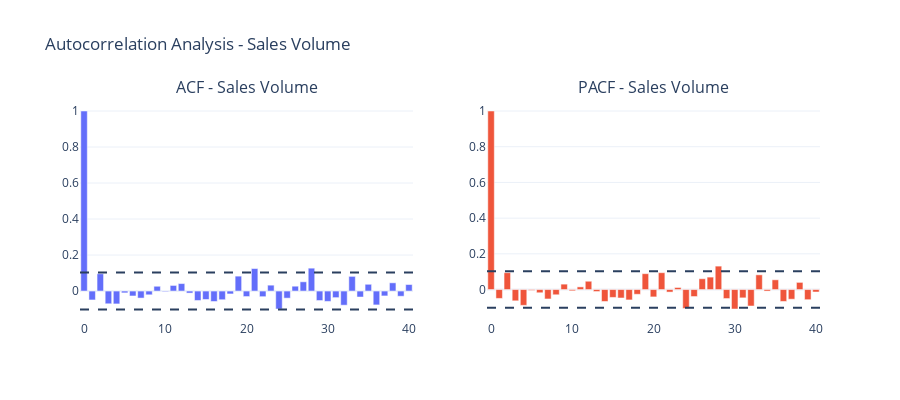
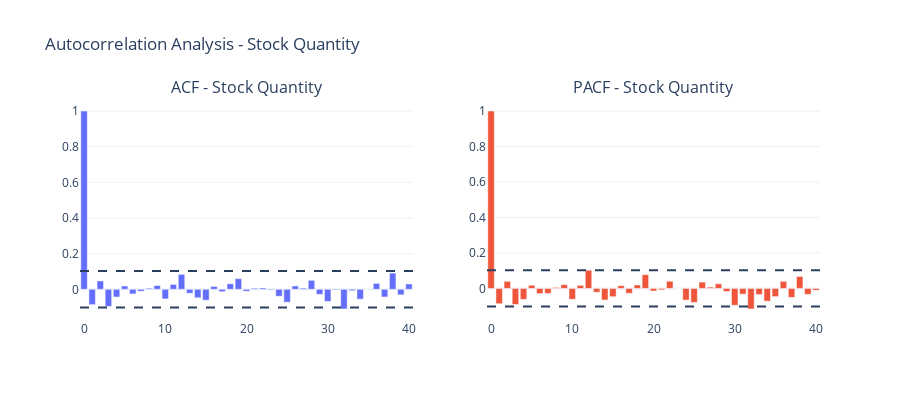

Here is the notebook cell these charts were saved with, in order:
### Markdown cell above
### Autocorrelation Analysis

### Code cell
# Function for interactive ACF/PACF charts
def plot_acf_pacf(series, title, max_lag=40):
    acf_values = acf(series.dropna(), nlags=max_lag)
    pacf_values = pacf(series.dropna(), nlags=max_lag)
    
    fig = make_subplots(rows=1, cols=2, subplot_titles=[f'ACF - {title}', f'PACF - {title}'])
    
    # ACF
    fig.add_trace(go.Bar(x=list(range(max_lag+1)), y=acf_values, name='ACF'), row=1, col=1)
    fig.add_hline(y=1.96/np.sqrt(len(series)), line_dash="dash", row=1, col=1)
    fig.add_hline(y=-1.96/np.sqrt(len(series)), line_dash="dash", row=1, col=1)
    
    # PACF
    fig.add_trace(go.Bar(x=list(range(max_lag+1)), y=pacf_values, name='PACF'), row=1, col=2)
    fig.add_hline(y=1.96/np.sqrt(len(series)), line_dash="dash", row=1, col=2)
    fig.add_hline(y=-1.96/np.sqrt(len(series)), line_dash="dash", row=1, col=2)
    
    fig.update_layout(height=400, showlegend=False, title_text=f"Autocorrelation Analysis - {title}")
    fig.show()

# Plot for Sales Volume
plot_acf_pacf(df_target['Sales_Volume'], 'Sales Volume')

# Plot for Stock Quantity
plot_acf_pacf(df_target['Stock_Quantity'], 'Stock Quantity')

### Figure 1 — Plotly figure (JSON) as saved in the notebook; plotly's stock layout.template omitted (floating-point values rounded to 4 significant figures)
{"data": [{"name": "ACF", "type": "bar", "x": [0, 1, 2, 3, 4, 5, 6, 7, 8, 9, 10, 11, 12, 13, 14, 15, 16, 17, 18, 19, 20, 21, 22, 23, 24, 25, 26, 27, 28, 29, 30, 31, 32, 33, 34, 35, 36, 37, 38, 39, 40], "xaxis": "x", "y": [1, -0.04948, 0.09609, -0.0708, -0.07147, -0.01016, -0.02733, -0.03902, -0.02091, 0.02659, -0.003615, 0.03114, 0.04153, -0.01132, -0.05238, -0.04691, -0.05802, -0.04826, -0.01608, 0.0828, -0.03064, 0.125, -0.03126, 0.03272, -0.09971, -0.03941, 0.02692, 0.05137, 0.127, -0.05269, -0.05742, -0.03664, -0.07852, 0.08157, -0.03325, 0.03757, -0.07702, -0.0271, 0.0457, -0.02884, 0.03612], "yaxis": "y"}, {"name": "PACF", "type": "bar", "x": [0, 1, 2, 3, 4, 5, 6, 7, 8, 9, 10, 11, 12, 13, 14, 15, 16, 17, 18, 19, 20, 21, 22, 23, 24, 25, 26, 27, 28, 29, 30, 31, 32, 33, 34, 35, 36, 37, 38, 39, 40], "xaxis": "x2", "y": [1, -0.04962, 0.09439, -0.06308, -0.08837, -0.004463, -0.01786, -0.05269, -0.0292, 0.03033, -0.006923, 0.01496, 0.04658, -0.01112, -0.06674, -0.04405, -0.04719, -0.05803, -0.02646, 0.08891, -0.04112, 0.09445, -0.0142, 0.01161, -0.1057, -0.03912, 0.06058, 0.06974, 0.1312, -0.05039, -0.1089, -0.0465, -0.09214, 0.08247, -0.008503, 0.0546, -0.06637, -0.05399, 0.0402, -0.05675, -0.0138], "yaxis": "y2"}], "layout": {"annotations": [{"font": {"size": 16}, "showarrow": false, "text": "ACF - Sales Volume", "x": 0.225, "xanchor": "center", "xref": "paper", "y": 1, "yanchor": "bottom", "yref": "paper"}, {"font": {"size": 16}, "showarrow": false, "text": "PACF - Sales Volume", "x": 0.775, "xanchor": "center", "xref": "paper", "y": 1, "yanchor": "bottom", "yref": "paper"}], "height": 400, "shapes": [{"line": {"dash": "dash"}, "type": "line", "x0": 0, "x1": 1, "xref": "x domain", "y0": 0.1025, "y1": 0.1025, "yref": "y"}, {"line": {"dash": "dash"}, "type": "line", "x0": 0, "x1": 1, "xref": "x domain", "y0": -0.1025, "y1": -0.1025, "yref": "y"}, {"line": {"dash": "dash"}, "type": "line", "x0": 0, "x1": 1, "xref": "x2 domain", "y0": 0.1025, "y1": 0.1025, "yref": "y2"}, {"line": {"dash": "dash"}, "type": "line", "x0": 0, "x1": 1, "xref": "x2 domain", "y0": -0.1025, "y1": -0.1025, "yref": "y2"}], "showlegend": false, "title": {"text": "Autocorrelation Analysis - Sales Volume"}, "xaxis": {"anchor": "y", "domain": [0, 0.45]}, "xaxis2": {"anchor": "y2", "domain": [0.55, 1]}, "yaxis": {"anchor": "x", "domain": [0, 1]}, "yaxis2": {"anchor": "x2", "domain": [0, 1]}}}

### Figure 2 — Plotly figure (JSON) as saved in the notebook; plotly's stock layout.template omitted (floating-point values rounded to 4 significant figures)
{"data": [{"name": "ACF", "type": "bar", "x": [0, 1, 2, 3, 4, 5, 6, 7, 8, 9, 10, 11, 12, 13, 14, 15, 16, 17, 18, 19, 20, 21, 22, 23, 24, 25, 26, 27, 28, 29, 30, 31, 32, 33, 34, 35, 36, 37, 38, 39, 40], "xaxis": "x", "y": [1, -0.08612, 0.04684, -0.09602, -0.0431, 0.01856, -0.02638, -0.01103, 0.005853, 0.02135, -0.05413, 0.02731, 0.08382, -0.02228, -0.04745, -0.06105, 0.01581, -0.01354, 0.03113, 0.05968, -0.01095, 0.005909, 0.007428, -0.003838, -0.03884, -0.07237, 0.01875, 0.006479, 0.05042, -0.02841, -0.0681, -0.004101, -0.1105, -0.008176, -0.05541, -0.001096, 0.03302, -0.04309, 0.09104, -0.03096, 0.03], "yaxis": "y"}, {"name": "PACF", "type": "bar", "x": [0, 1, 2, 3, 4, 5, 6, 7, 8, 9, 10, 11, 12, 13, 14, 15, 16, 17, 18, 19, 20, 21, 22, 23, 24, 25, 26, 27, 28, 29, 30, 31, 32, 33, 34, 35, 36, 37, 38, 39, 40], "xaxis": "x2", "y": [1, -0.08635, 0.03994, -0.09028, -0.06163, 0.01799, -0.02918, -0.02801, 0.005964, 0.02122, -0.06113, 0.0177, 0.1026, -0.02133, -0.06552, -0.04674, 0.01548, -0.02751, 0.01953, 0.07767, -0.01456, -0.007835, 0.04077, 0.0001798, -0.06567, -0.07902, 0.03589, 0.007496, 0.02629, -0.01723, -0.09493, -0.0323, -0.1159, -0.03472, -0.07177, -0.046, 0.04005, -0.0506, 0.06758, -0.03355, -0.01025], "yaxis": "y2"}], "layout": {"annotations": [{"font": {"size": 16}, "showarrow": false, "text": "ACF - Stock Quantity", "x": 0.225, "xanchor": "center", "xref": "paper", "y": 1, "yanchor": "bottom", "yref": "paper"}, {"font": {"size": 16}, "showarrow": false, "text": "PACF - Stock Quantity", "x": 0.775, "xanchor": "center", "xref": "paper", "y": 1, "yanchor": "bottom", "yref": "paper"}], "height": 400, "shapes": [{"line": {"dash": "dash"}, "type": "line", "x0": 0, "x1": 1, "xref": "x domain", "y0": 0.1025, "y1": 0.1025, "yref": "y"}, {"line": {"dash": "dash"}, "type": "line", "x0": 0, "x1": 1, "xref": "x domain", "y0": -0.1025, "y1": -0.1025, "yref": "y"}, {"line": {"dash": "dash"}, "type": "line", "x0": 0, "x1": 1, "xref": "x2 domain", "y0": 0.1025, "y1": 0.1025, "yref": "y2"}, {"line": {"dash": "dash"}, "type": "line", "x0": 0, "x1": 1, "xref": "x2 domain", "y0": -0.1025, "y1": -0.1025, "yref": "y2"}], "showlegend": false, "title": {"text": "Autocorrelation Analysis - Stock Quantity"}, "xaxis": {"anchor": "y", "domain": [0, 0.45]}, "xaxis2": {"anchor": "y2", "domain": [0.55, 1]}, "yaxis": {"anchor": "x", "domain": [0, 1]}, "yaxis2": {"anchor": "x2", "domain": [0, 1]}}}
